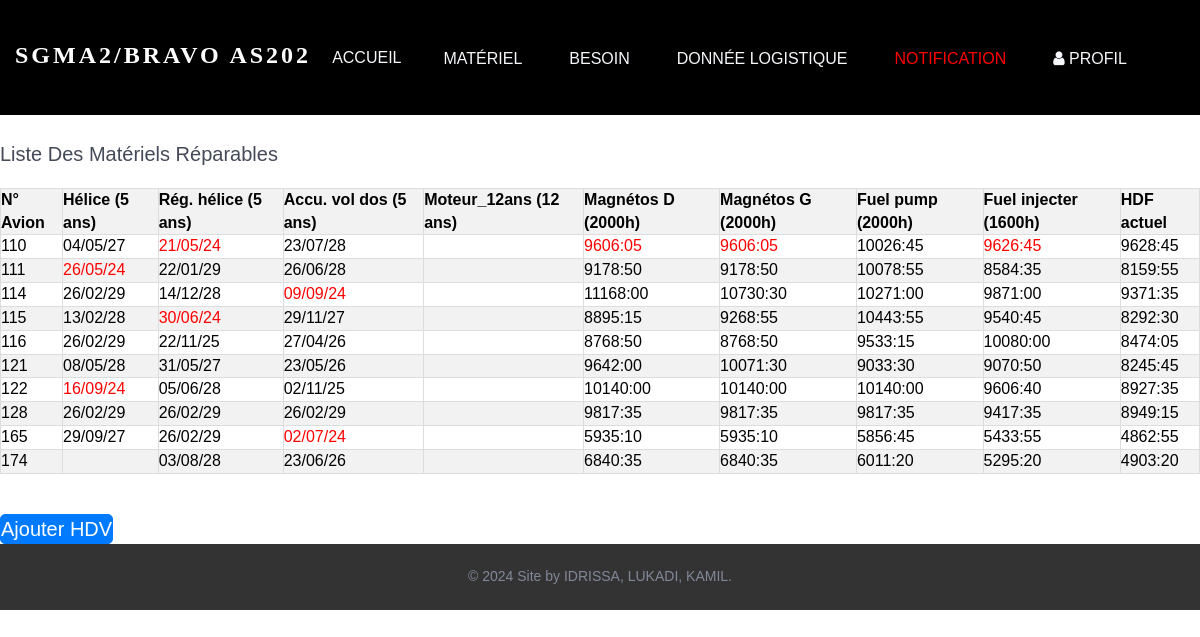
The page /organes_list on the database its author committed.
### myapp/models.py (models this page shows, shortened)
class Organes(models.Model):
    numero_avion = models.CharField(max_length=10, null=True)
    heure = models.CharField(max_length=255, default="00:00")
    helice_5ans = models.CharField(max_length=10, null=True, blank=True)
    reg_helice_5ans = models.CharField(max_length=10, null=True, blank=True)
    accu_vol_dos_5ans = models.CharField(max_length=10, null=True, blank=True)
    Moteur_12ans = models.CharField(max_length=10, null=True, blank=True)
    magnetos_D_2000h = models.CharField(max_length=10, null=True, blank=True)
    magnetos_G_2000h = models.CharField(max_length=10, null=True, blank=True)
    fuel_pump_2000h = models.CharField(max_length=10, null=True, blank=True)
    fuel_injecter_1600h = models.CharField(max_length=10, null=True, blank=True)
    hdf_actuel = models.CharField(max_length=10, null=True, blank=True)
    def convert_to_hours_minutes(self, time_string):
        hours, minutes = map(int, time_string.split(':'))
        total_minute = hours*60 + minutes
        return total_minute
    def difference_dates(self, date_str):
        date_format = "%d/%m/%y"
        date = datetime.strptime(date_str, date_format)
        today = datetime.now()
        difference = date - today
        return int(difference.days)
    def return_hr(self, field_name):
        hdf_actuel_value = self.hdf_actuel
        field_value = str(getattr(self, field_name, "0"))
        difference = self.convert_to_hours_minutes(field_value) - self.convert_to_hours_minutes(hdf_actuel_value)
        diff = difference // 60
        if diff < 100:
            return 1
        else:
            return 0
    def return_mt(self, field_name):
        field_value = str(getattr(self, field_name, "0"))
        diff_days = self.difference_dates(field_value)
        if diff_days < 365:
            return 1
        else:
            return 0
    def differences_hdf_actuel(self):
        differences = {}
        differences['helice_5ans'] = self.return_mt('helice_5ans')
        differences['reg_helice_5ans'] = self.return_mt('reg_helice_5ans')
        differences['accu_vol_dos_5ans'] = self.return_mt('accu_vol_dos_5ans')
        differences['magnetos_D_2000h'] = self.return_hr('magnetos_D_2000h')
        differences['magnetos_G_2000h'] = self.return_hr('magnetos_G_2000h')
        differences['fuel_pump_2000h'] = self.return_hr('fuel_pump_2000h')
        differences['fuel_injecter_1600h'] = self.return_hr('fuel_injecter_1600h')
        return differences

### myapp/views.py (the view)
# urls.py: path('organes_list', views.organes_list, name='organes_list'),
def organes_list(request):
    organes = Organes.objects.all()
    return render(request, 'pages/organes_list.html', {'organes': organes})

### myapp/context_processors.py (called while the page is built)
def notifications(request):
    notifications_exist = Notification.objects.exists()
    notifications_operations_count = Notification.objects.filter(type_notif='Operations').count()
    notifications_organes_count = Notification.objects.filter(type_notif='Organes').count()
    context = {
        'notifications_exist':notifications_exist,
        'notif_op' : notifications_operations_count,
        'notif_or' : notifications_organes_count,
    }
    return context

### templates/pages/organes_list.html (shortened to what this page needs)
{% extends "bases/base.html" %}
    {% block content%}
    <h1>Liste des Matériels Réparables</h1><Br>
    <table border="1">
        <thead>
            <tr>
                <th>N° Avion</th>
                <th>Hélice (5 ans)</th>
                <th>Rég. hélice (5 ans)</th>
                <th>Accu. vol dos (5 ans)</th>
                <th>Moteur_12ans (12 ans)</th>
                <th>Magnétos D (2000h)</th>
                <th>Magnétos G (2000h)</th>
                <th>Fuel pump (2000h)</th>
                <th>Fuel injecter (1600h)</th>
                <th>HDF actuel</th>
            </tr>
        </thead>
        <tbody>
            {% for organe in organes %}
            <tr>
                <td>{{ organe.numero_avion }}</td>
                {% if organe.differences_hdf_actuel.helice_5ans == 1 %}
                <td class="tr_color">{{ organe.helice_5ans }}</td>
                {% else %}
                <td>{{ organe.helice_5ans }}</td>
                {% endif %}
                {% if organe.differences_hdf_actuel.reg_helice_5ans == 1 %}
                <td class="tr_color">{{ organe.reg_helice_5ans }}</td>
                {% else %}
                <td>{{ organe.reg_helice_5ans }}</td>
                {% endif %}
                {% if organe.differences_hdf_actuel.accu_vol_dos_5ans == 1 %}
                <td class="tr_color">{{ organe.accu_vol_dos_5ans }}</td>
                {% else %}
                <td>{{ organe.accu_vol_dos_5ans }}</td>
                {% endif %}
                <td>{{ organe.organe.Moteur_12ans }}</td>
                {% if organe.differences_hdf_actuel.magnetos_D_2000h == 1 %}
                <td class="tr_color">{{ organe.magnetos_D_2000h }}</td>
                {% else %}
                <td>{{ organe.magnetos_D_2000h }}</td>
                {% endif %}
                {% if organe.differences_hdf_actuel.magnetos_G_2000h == 1 %}
                <td class="tr_color">{{ organe.magnetos_G_2000h }}</td>
                {% else %}
                <td>{{ organe.magnetos_G_2000h }}</td>
                {% endif %}
                {% if organe.differences_hdf_actuel.fuel_pump_2000h == 1 %}
                <td class="tr_color">{{ organe.fuel_pump_2000h }}</td>
                {% else %}
                <td>{{ organe.fuel_pump_2000h }}</td>
                {% endif %}
                {% if organe.differences_hdf_actuel.fuel_injecter_1600h == 1 %}
                <td class="tr_color">{{ organe.fuel_injecter_1600h }}</td>
                {% else %}
                <td>{{ organe.fuel_injecter_1600h }}</td>
                {% endif %}
                <td>{{ organe.hdf_actuel }}</td>
            </tr>
            {% endfor %}
        </tbody>
    </table>
    <a href="{% url 'myapp:jouter_HDV' %}" class="ajouter-button">Ajouter HDV</a><br>
    {% endblock content%}

### static/assets/css/bootsnav.css (style rules this page uses)
body { -webkit-transition: all 0.3s ease-in-out; -moz-transition: all 0.3s ease-in-out; -o-transition: all 0.3s ease-in-out; -ms-transition: all 0.3s ease-in-out; transition: all 0.3s ease-in-out; }

### static/assets/css/style.css (style rules this page uses)
* { padding: 0; margin: 0; }
* { -webkit-box-sizing:border-box; -moz-box-sizing:border-box; -o-box-sizing:border-box; -ms-box-sizing:border-box; box-sizing:border-box; }
body { font-family: 'Poppins', sans-serif; font-size:16px; color:#818998; text-transform:initial; max-width:1920px; margin:0 auto; overflow-x:hidden; }
a,a:hover,a:active,a:focus { display:inline-block; text-decoration:none; color: #444a57; font-size:20px; padding:0; font-weight: 500; text-transform: capitalize; }
h1,h2,h3,h4,h5,h6 { margin: 0; color:#444a57; font-size: 20px; font-weight: 500; text-transform: capitalize; }
html,body { height: 100%; }

### templates/pages/organes_list.html (style rules this page uses)
body { padding-top: 120px; }
.tr_color { color: red; }
table { width: 100%; border-collapse: collapse; margin-bottom: 20px; }
th, td { border: 1px solid #ddd; padding: 8px; text-align: left; color: black; }
th { background-color: #f2f2f2; }
tr:nth-child(even) { background-color: #f2f2f2; }
.ajouter-button { margin-top: 20px; background-color: #007bff; color: white; border: 1px solid #007bff; border-radius: 5px; cursor: pointer; text-decoration: none; display: inline-block; transition: background-color 0.3s, color 0.3s, border-color 0.3s; }

### rows shown on the page
Organes: numero_avion "110", helice_5ans "04/05/27", reg_helice_5ans "21/05/24", accu_vol_dos_5ans "23/07/28", magnetos_D_2000h "9606:05", magnetos_G_2000h "9606:05", fuel_pump_2000h "10026:45", fuel_injecter_1600h "9626:45", hdf_actuel "9628:45"
Organes: numero_avion "111", helice_5ans "26/05/24", reg_helice_5ans "22/01/29", accu_vol_dos_5ans "26/06/28", magnetos_D_2000h "9178:50", magnetos_G_2000h "9178:50", fuel_pump_2000h "10078:55", fuel_injecter_1600h "8584:35", hdf_actuel "8159:55"
Organes: numero_avion "114", helice_5ans "26/02/29", reg_helice_5ans "14/12/28", accu_vol_dos_5ans "09/09/24", magnetos_D_2000h "11168:00", magnetos_G_2000h "10730:30", fuel_pump_2000h "10271:00", fuel_injecter_1600h "9871:00", hdf_actuel "9371:35"
Organes: numero_avion "115", helice_5ans "13/02/28", reg_helice_5ans "30/06/24", accu_vol_dos_5ans "29/11/27", magnetos_D_2000h "8895:15", magnetos_G_2000h "9268:55", fuel_pump_2000h "10443:55", fuel_injecter_1600h "9540:45", hdf_actuel "8292:30"
Organes: numero_avion "116", helice_5ans "26/02/29", reg_helice_5ans "22/11/25", accu_vol_dos_5ans "27/04/26", magnetos_D_2000h "8768:50", magnetos_G_2000h "8768:50", fuel_pump_2000h "9533:15", fuel_injecter_1600h "10080:00", hdf_actuel "8474:05"
Organes: numero_avion "121", helice_5ans "08/05/28", reg_helice_5ans "31/05/27", accu_vol_dos_5ans "23/05/26", magnetos_D_2000h "9642:00", magnetos_G_2000h "10071:30", fuel_pump_2000h "9033:30", fuel_injecter_1600h "9070:50", hdf_actuel "8245:45"
Organes: numero_avion "122", helice_5ans "16/09/24", reg_helice_5ans "05/06/28", accu_vol_dos_5ans "02/11/25", magnetos_D_2000h "10140:00", magnetos_G_2000h "10140:00", fuel_pump_2000h "10140:00", fuel_injecter_1600h "9606:40", hdf_actuel "8927:35"
Organes: numero_avion "128", helice_5ans "26/02/29", reg_helice_5ans "26/02/29", accu_vol_dos_5ans "26/02/29", magnetos_D_2000h "9817:35", magnetos_G_2000h "9817:35", fuel_pump_2000h "9817:35", fuel_injecter_1600h "9417:35", hdf_actuel "8949:15"
Organes: numero_avion "165", helice_5ans "29/09/27", reg_helice_5ans "26/02/29", accu_vol_dos_5ans "02/07/24", magnetos_D_2000h "5935:10", magnetos_G_2000h "5935:10", fuel_pump_2000h "5856:45", fuel_injecter_1600h "5433:55", hdf_actuel "4862:55"
Organes: numero_avion "174", reg_helice_5ans "03/08/28", accu_vol_dos_5ans "23/06/26", magnetos_D_2000h "6840:35", magnetos_G_2000h "6840:35", fuel_pump_2000h "6011:20", fuel_injecter_1600h "5295:20", hdf_actuel "4903:20"
